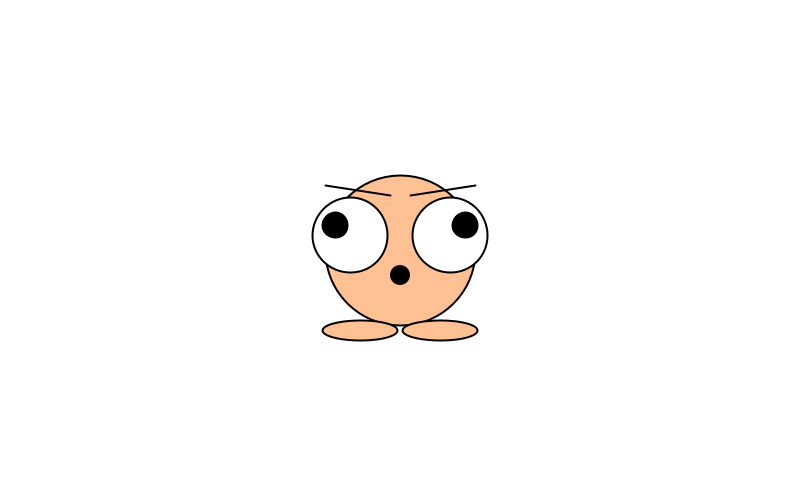
Frame 1 (no input)
Frame 60 (the mouse pressed at the canvas centre just before this capture): identical to frame 1, image omitted
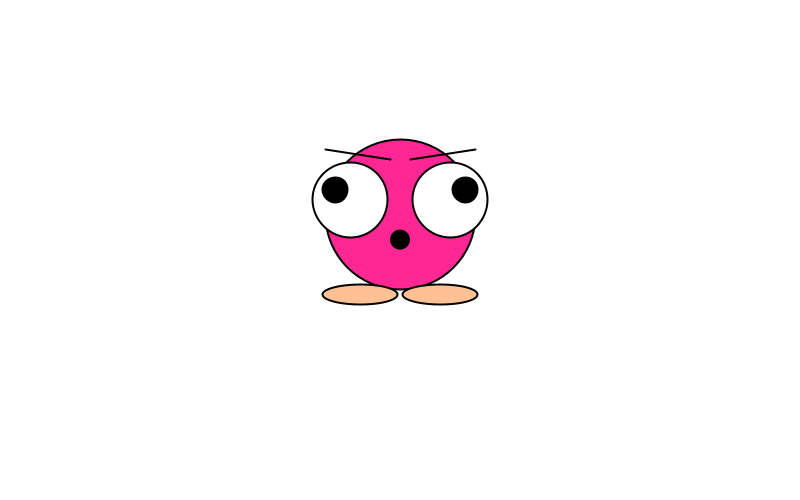
Frame 120 (the mouse held since frame 60 and released just before this capture)

The Processing sketch that drew these frames (run headless with seeded random() and noise(); from frame 60 on, the mouse is pressed at the canvas centre):

// Processing sketch: processing_38615
// ── processing_38615.pde

//open on white screen with character in the middle
boolean button = false;
float x = 400;
float y = 250;
float speed = 5;
float gravity = 0.2;
float r = 0;
float g = 0;
float b = 0;

void setup() {
  size(800, 500);
  background(255);
  smooth();
  frameRate(30);

  //CHARACTER 
  //head
  strokeWeight(2);
  fill(255, 193, 147);
  ellipse(x, y, 150, 150);
  //mouth
  noStroke();
  fill(0);
  ellipse(x, y+25, 20, 20);
  //eyes
  stroke(0);
  fill(255);
  ellipse(x-50, y-15, 75, 75);
  ellipse(x+50, y-15, 75, 75);
  //pupils
  fill(0);
  ellipse(x-65, y-25, 25, 25);
  ellipse(x+65, y-25, 25, 25);
  //eyebrows
  line(x-75, y-65, x-10, y-55);
  line(x+10, y-55, x+75, y-65);
  //feet
  stroke(0);
  fill(255, 193, 147);
  ellipse(x-40, y+80, 75, 20);
  ellipse(x+40, y+80, 75, 20);
}

//click and the character jumps & blushes
void draw() {

  if (button ==true) {
    background (255);
   
    y = y + speed;
    speed = speed + gravity;

    if ((y>405)) {
      speed = speed * -0.93;
    }
    smooth();
    stroke(0);
    strokeWeight(2);
    g = random(255);
    g = constrain (g, 1, 255);

    //CHARACTER
    //head
    fill(255, g, 147);
    ellipse(x, y, 150, 150);
    //mouth
    noStroke();
    fill(0);
    ellipse(x, y+25, 20, 20);
    //eyes
    stroke(0);
    fill(255);
    ellipse(x-50, y-15, 75, 75);
    ellipse(x+50, y-15, 75, 75);
    //pupils
    fill(0);
    ellipse(x-65, y-25, 25, 25);
    ellipse(x+65, y-25, 25, 25);
    //eyebrows
    line(x-75, y-65, x-10, y-55);
    line(x+10, y-55, x+75, y-65);
    //feet
    stroke(0);
    fill(255, 193, 147);
    ellipse(x-40, y+80, 75, 20);
    ellipse(x+40, y+80, 75, 20);
  }
}

//make the character stick
void mousePressed() {
  smooth();
  button=!button;
  //head
  stroke(0);
  strokeWeight(2);
  fill(255, 193, 146);
  ellipse(mouseX, mouseY, 150, 150);
  //mouth
  noStroke();
  fill(0);
  ellipse(mouseX, mouseY+25, 20, 20);

  //eyes
  stroke(0);
  fill(255);
  ellipse(mouseX-50, mouseY-15, 75, 75);
  ellipse(mouseX+50, mouseY-15, 75, 75);
  //pupils
  fill(0);
  ellipse(mouseX-65, mouseY-25, 25, 25);
  ellipse(mouseX+65, mouseY-25, 25, 25);
  //eyebrows
  line(mouseX-75, mouseY-65, mouseX-10, mouseY-55);
  line(mouseX+10, mouseY-55, mouseX+75, mouseY-65);

  //feet
  stroke(0);
  fill(255, 193, 146);
  ellipse(mouseX-40, mouseY+80, 75, 20);
  ellipse(mouseX+40, mouseY+80, 75, 20);
}


//make the character disappear - clear screen
void keyPressed() {
  background(255);
}
